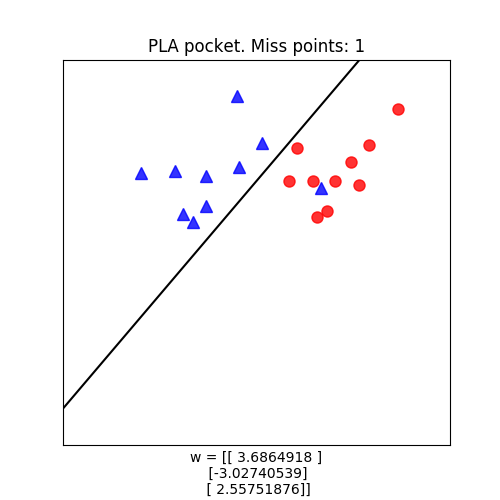

Python code for this plot:
# generate data
# list of points
import numpy as np
import matplotlib.pyplot as plt
np.random.seed(2)

means = [[2, 2], [4, 2]]
cov = [[.3, .2], [.2, .3]]
N = 10
X0 = np.random.multivariate_normal(means[0], cov, N).T
X1 = np.random.multivariate_normal(means[1], cov, N).T

X0[:, -1] = np.array([4, 2])


X = np.concatenate((X0, X1), axis = 1)
y = np.concatenate((np.ones((1, N)), -1 * np.ones((1, N))), axis = 1)
# Xbar
X = np.concatenate((np.ones((1, 2 * N)), X), axis = 0)


def h(w, x):
    return np.sign(np.dot(w.T, x))


def has_converged(X, y, w):
    return np.array_equal(h(w, X), y)


def perceptron(X, y, w_init):
    w = [w_init]
    N = X.shape[1]
    d = X.shape[0]
    mis_points = []
    pocket = []
    for it in range(100):
        # mix data
        mix_id = np.random.permutation(N)

        for i in range(N):
            xi = X[:, mix_id[i]].reshape(d, 1)
            yi = y[0, mix_id[i]]
            if h(w[-1], xi)[0] != yi:  # misclassified point
                mis_points.append(mix_id[i])
                w_new = w[-1] + yi * xi
                w.append(w_new)
        num_miss = np.sum(y != h(w[-1], X))

        if it == 0:  # first step
            pocket.append((w[-1], num_miss))
        else:
            if num_miss < pocket[-1][1]:
                pocket.append((w[-1], num_miss))

        if num_miss == 0:
            break
        # if has_converged(X, y, w[-1]):
        #     break
    return (w, mis_points, pocket, it)


d = X.shape[0]
w_init = np.random.randn(d, 1)
(w, m, p, it1) = perceptron(X, y, w_init)
print(m, p, it1)


def draw_line(w):
    w0, w1, w2 = w[0], w[1], w[2]
    if w2 != 0:
        x11, x12 = -100, 100
        return plt.plot([x11, x12], [-(w1 * x11 + w0) /
                                     w2, -(w1 * x12 + w0) / w2], 'k')
    else:
        x10 = -w0 / w1
        return plt.plot([x10, x10], [-100, 100], 'k')


it = len(w)
fig, ax = plt.subplots(figsize=(5, 5))
plt.cla()
# points
plt.plot(X0[0, :], X0[1, :], 'b^', markersize = 8, alpha = .8)
plt.plot(X1[0, :], X1[1, :], 'ro', markersize = 8, alpha = .8)
plt.axis([0, 6, -2, 4])
draw_line(p[-1][0])
cur_axes = plt.gca()
cur_axes.axes.get_xaxis().set_ticks([])
cur_axes.axes.get_yaxis().set_ticks([])
plt.title('PLA pocket. Miss points: ' + str(p[-1][1]))
ax.set_xlabel('w = ' + str(p[-1][0]))

plt.savefig('PLA_PocketAlgorithm.png')
plt.show()
